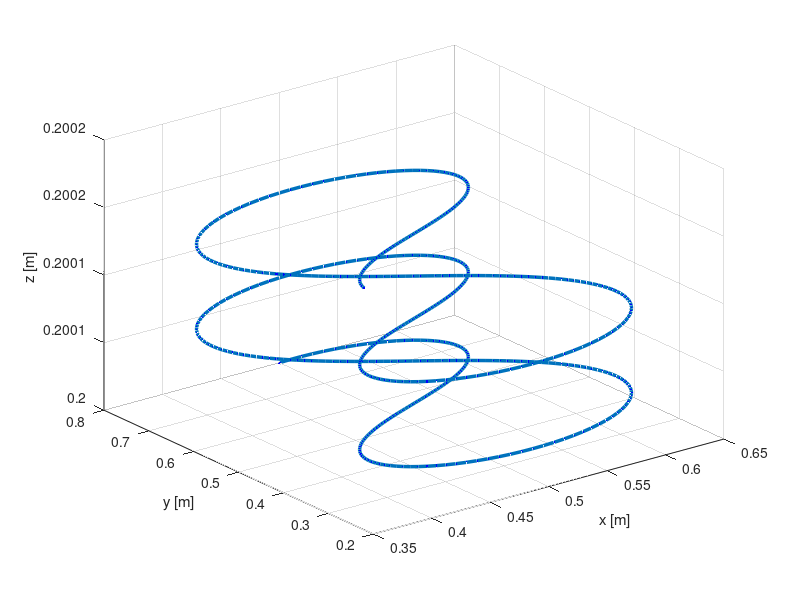

Write the MATLAB code that produced this figure. (Note: this script raises an error after producing the figure.)

figure(1)
t = linspace(0, 15, 500);
% Semi-distanza tra i fuochi
a = 0.3;
% Lemniscata di Bernoulli
% x = 0.8 * a * sin(1*t) .* real(sqrt(cos(15*t))) + 0.5;
% y = 0.8 * a * cos(1*t) .* real(sqrt(cos(15*t))) + 0.5;
y = a*cos(t) ./ (1+(sin(t).^2)) + 0.5;
x = a*sin(t).*cos(t) ./ (1+(sin(t).^2)) + 0.5;
z = 0.00001*t + 0.2;
plot3(x,y,z, 'LineWidth', 2.5);
xlabel('x')
ylabel('y')
zlabel('z')
count = length(t);
grid on

%% Definizione a punti della traiettoria
%traiettoria
points2 = [ x' y' z'];

% TRAIETTORIA FINALE POSIZIONE E ORIENTAZIONE
TrajectoryPos = zeros([count 4]);
TrajectoryPos(:,1) = t';
TrajectoryPos(:,2:4) = points2;

TrajectoryOr = zeros([count 4]);
TrajectoryOr(:,1) = t';
TrajectoryOr(:,2) = pi;
TrajectoryOr(:,3) = pi;
TrajectoryOr(:,4) = pi;

hold on, grid on,
plot3(TrajectoryPos(:,2),TrajectoryPos(:,3),TrajectoryPos(:,4),'b.')
xlabel('x [m]');
ylabel('y [m]');
zlabel('z [m]');

%posizione e rotazione EE lungo la traiettoria
PosEE = TrajectoryPos(:,2:4);
RotEE = eul2rotm(TrajectoryOr(:,2:4));

%conversione dei punti della traiettoria in cordinate omogenee
T = transl(PosEE);

for i = 1:length(PosEE)
    T(1:3,1:3,i) = RotEE(:,:,i);  
end

%ricavo le variabili di giunto desiderate attraverso la funzione ikine del
%robotic toolbox
Q_des = ur10.ikine(T);